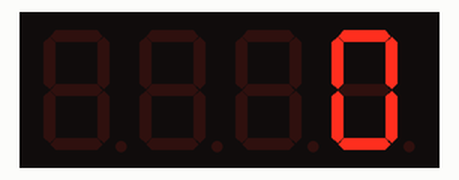
The sketch below on a simulated ESP32. Shown: 4-digit seven-segment display.

Above: at 1.1 s.
At 5.1 s:
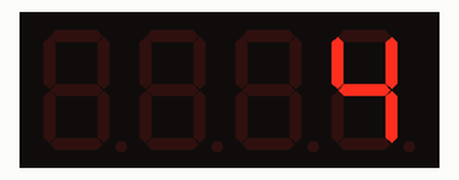
At 10.1 s:
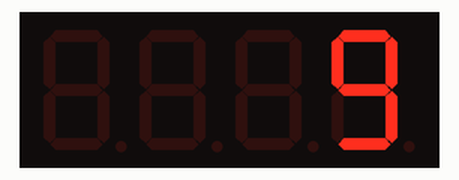
At 19.1 s:
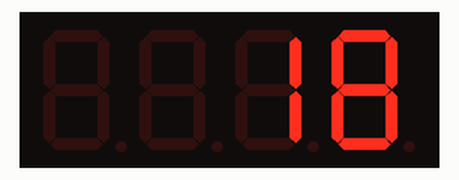
At 28.1 s:
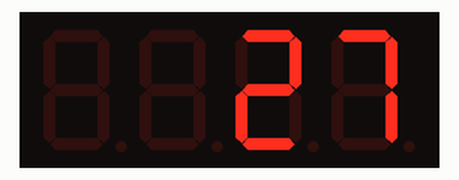
At 38.1 s:
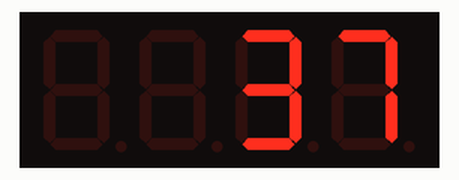

Measured:
- what the display in image 0 shows lasts 1.0 s, from 1.0 s to 2.0 s

The sketch:

main.ino
```cpp
/*
* Using a 4bit 7-segment display with I²C connection. This allows to use only 4 wires,
* where an external library is required. In that case the Adafruit LED Backpack Library
* is in use. This allows to use a specified address between 0x70 and 0x79 to gain access
* to the segment display.
*/

#include <Adafruit_LEDBackpack.h>

#define SEGMENT_ADDRESS 0x70
#define TIMEOUT_IN_MS   1000
#define MAX_NUMBER      10000

Adafruit_7segment seg = Adafruit_7segment();

void setup() {
  seg.begin(SEGMENT_ADDRESS);
}

void loop() {
  static int ctr = 0;
  static unsigned long last_timer = 0;

  if (millis() - last_timer > TIMEOUT_IN_MS) {
    last_timer = millis();

    seg.print(ctr);
    seg.writeDisplay();

    ctr = (ctr + 1) % MAX_NUMBER;
  }
}
```
